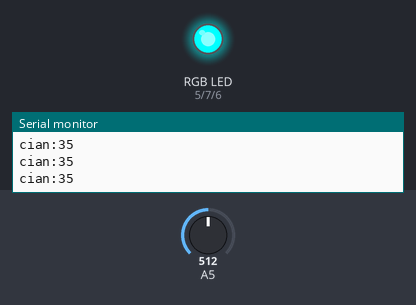
Recording of a sketch running on a simulated Arduino Uno, built with avr-gcc and run on an emulated ATmega328P. Parts: an RGB LED mixed from three pins (HIGH = lit), the last lines printed to the serial monitor. Inputs (shaded band) come from the test bench; at power-on: A5 = 512.

Above: at 1.3 s.
1.4 s: A5 set to 585
2.9 s: A5 set to 611
At 4.2 s:
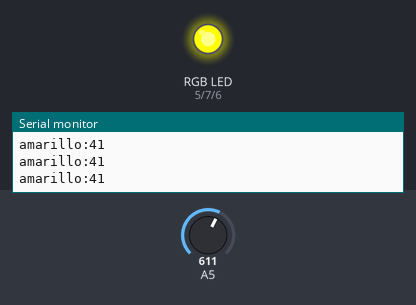
4.5 s: A5 set to 306
At 5.4 s:
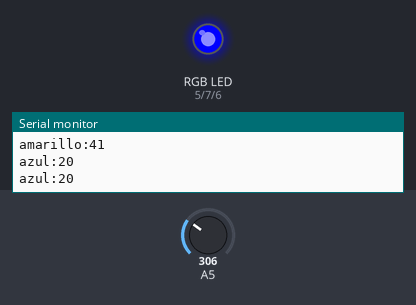
6.0 s: A5 set to 173
7.5 s: A5 set to 149
At 7.8 s:
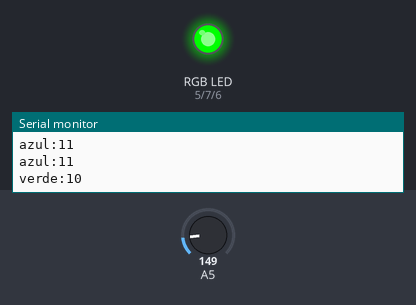
9.0 s: A5 set to 511
At 10.2 s:
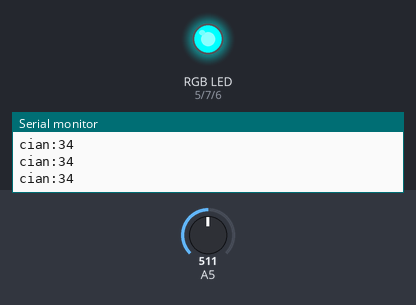
Timing chart, 0 to 11.5 s (numbered marks = the images above; inputs shaded):
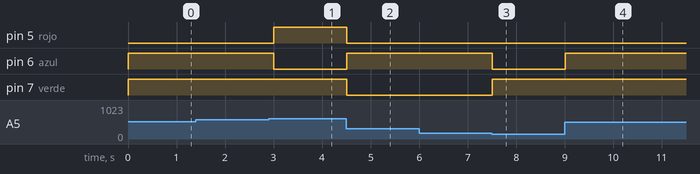

The sketch:

RGB.ino
```cpp
// C++ code
//
/* el potenciometro permite elegir entre seis colores distintos,
estos colores se encuentran entre los valores 38000 y 125000
del potenciometro*/

int verde=7;
int azul=6;
int rojo=5;
int valor;

void setup()
{
 pinMode(verde,OUTPUT);
 pinMode(azul,OUTPUT);
 pinMode(rojo,OUTPUT);
 Serial.begin(9600);
}

void loop()
{
  valor = map(analogRead(A5),0,1023,0,70);
 if ((valor>0) and (valor<=10))
 {
   digitalWrite(verde,HIGH);
   digitalWrite(azul,LOW);
   digitalWrite(rojo,LOW);
   Serial.print("verde:");
   Serial.println(valor);
   delay(500);
 }

   if ((valor>10) and (valor<=20))
 {
   digitalWrite(verde,LOW);
   digitalWrite(azul,HIGH);
   digitalWrite(rojo,LOW);
   Serial.print("azul:");
   Serial.println(valor);
   delay(500);
 }

  if ((valor>20) and (valor<=30))
 {
   digitalWrite(verde,LOW);
   digitalWrite(azul,LOW);
   digitalWrite(rojo,HIGH);
   Serial.print("rojo:");
   Serial.println(valor);
   delay(500);
 }

   if ((valor>30) and (valor<=40))
 {
   digitalWrite(verde,HIGH);
   digitalWrite(azul,HIGH);
   digitalWrite(rojo,LOW);
   Serial.print("cian:");
   Serial.println(valor);
   delay(500);
 }

   if ((valor>40) and (valor<=50))
 {
   digitalWrite(verde,HIGH);
   digitalWrite(azul,LOW);
   digitalWrite(rojo,HIGH);
   Serial.print("amarillo:");
   Serial.println(valor);
   delay(500);
 }

   if ((valor>50) and (valor<=60))
 {
   digitalWrite(verde,LOW);
   digitalWrite(azul,HIGH);
   digitalWrite(rojo,HIGH);
   Serial.print("magenta:");
   Serial.println(valor);
   delay(500);
 }
}
```

Measured:
- the behaviour switches between 599 and 600 on A5 (found by bisection; images 0 and 1)
- the behaviour switches between 161 and 160 on A5 (found by bisection; images 2 and 3)
- after the input at 2.9 s, pin 5 (rojo): LOW → HIGH after 0.10 s; pin 6 (azul): HIGH → LOW after 0.10 s
- after the input at 4.5 s, pin 5 (rojo), pin 7 (verde): HIGH → LOW at once; pin 6 (azul): LOW → HIGH at once
- after the input at 7.5 s, pin 6 (azul): HIGH → LOW at once; pin 7 (verde): LOW → HIGH at once
- after the input at 9.0 s, pin 6 (azul): LOW → HIGH at once
